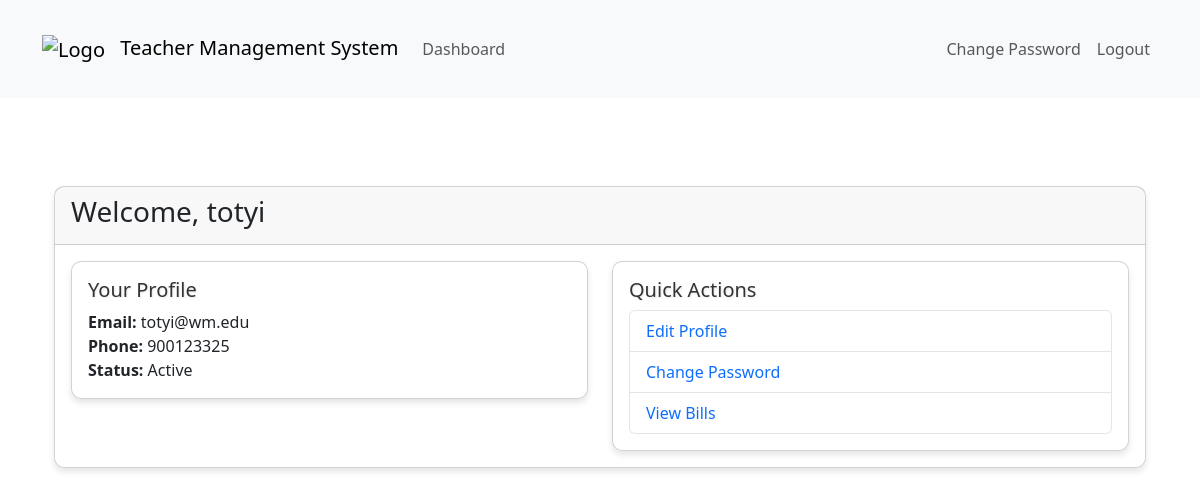
/dashboard/dashboard/student/ (signed in), run on an earlier commit of the app's database.
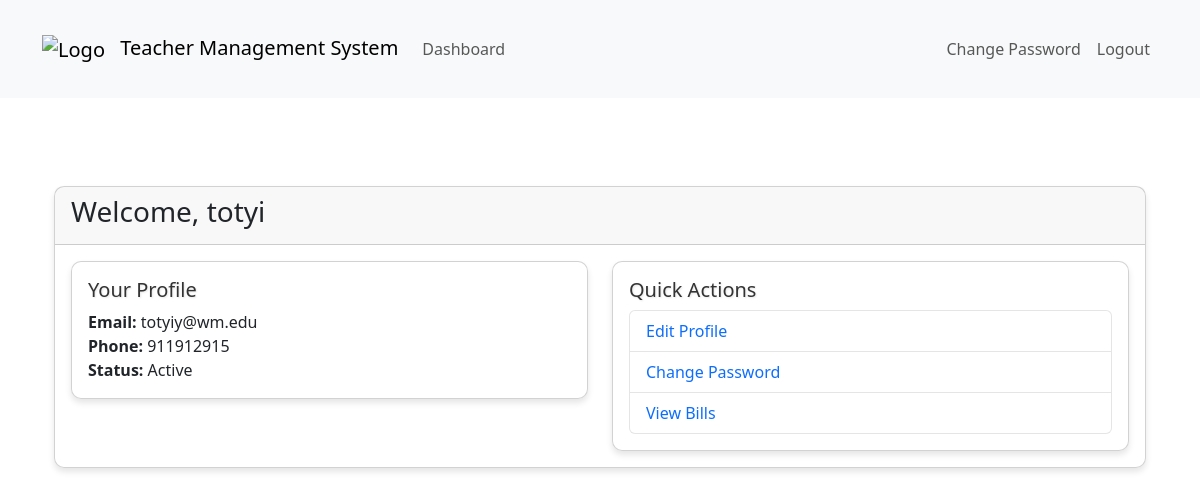
And on a later commit of the database.
### teachers_app/models.py (models this page shows, shortened)
class CustomUser(AbstractUser):
    is_student   = models.BooleanField(default=False)
    is_teacher = models.BooleanField(default=False)
    is_inspector = models.BooleanField(default=False)

class Student(models.Model):
    user = models.OneToOneField(settings.AUTH_USER_MODEL, on_delete=models.CASCADE)
    phone = models.CharField(max_length=20, blank=True, null=True)
    is_active = models.BooleanField(default=True)

### teachers_app/views.py (the view)
# urls.py: path('dashboard/student/', views.student_dashboard, name='student_dashboard'),
@login_required
def student_dashboard(request):
    return render(request, 'student/dashboard.html')

### templates/student/dashboard.html (shortened to what this page needs)
{% extends 'base.html' %}
{% block content %}
<div class="container mt-4">
    <div class="card">
        <div class="card-header">
            <h3>Welcome, {{ user.username }}</h3>
        </div>
        <div class="card-body">
            <div class="row">
                <div class="col-md-6">
                    <div class="card mb-3">
                        <div class="card-body">
                            <h5 class="card-title">Your Profile</h5>
                            <p class="card-text">
                                <strong>Email:</strong> {{ user.email }}<br>
                                <strong>Phone:</strong> {{ user.student.phone|default:"Not set" }}<br>
                                <strong>Status:</strong> {% if user.student.is_active %}Active{% else %}Inactive{% endif %}
                            </p>
                        </div>
                    </div>
                </div>
                <div class="col-md-6">
                    <div class="card">
                        <div class="card-body">
                            <h5 class="card-title">Quick Actions</h5>
                            <ul class="list-group">
                                <li class="list-group-item">
                                    <a href="{% url 'edit_own_profile' %}" class="text-decoration-none">Edit Profile</a>
                                </li>
                                <li class="list-group-item">
                                    <a href="{% url 'change_password' %}" class="text-decoration-none">Change Password</a>
                                </li>
                                <li class="list-group-item">
                                    <a href="{% url 'student_bills' student_id=user.student.id %}" class="text-decoration-none">View Bills</a>
                                </li>
                            </ul>
                        </div>
                    </div>
                </div>
            </div>
        </div>
    </div>
</div>
{% endblock %}

What changed in the data, as far as the page shows it:
changed CustomUser "totyi": email "totyi@wm.edu" → "totyiy@wm.edu"; student.phone "900123325" → "911912915"
